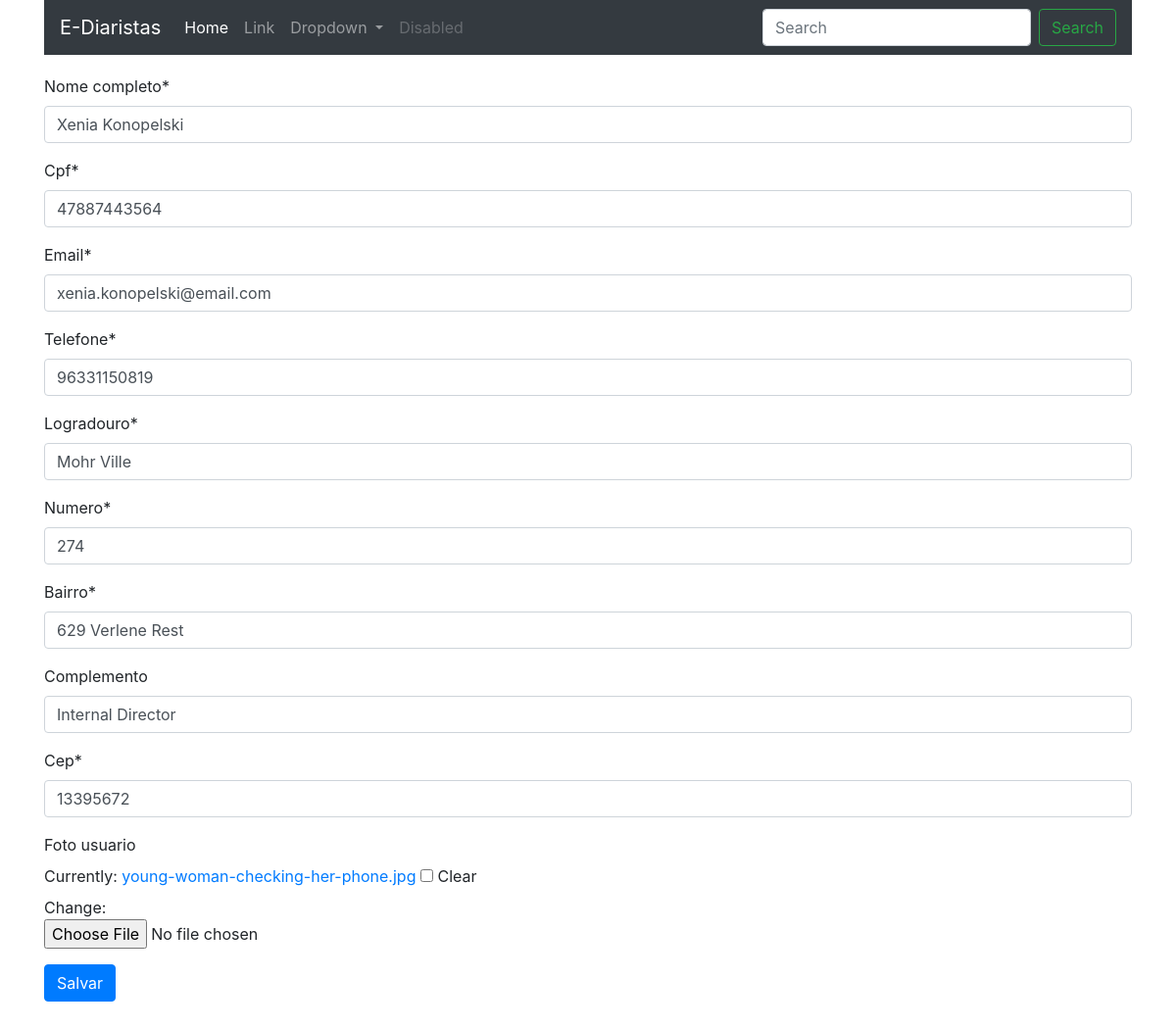
The app's page /web/editar_diarista/4 with its own data.
### web/models.py (models this page shows)
class Diarista(models.Model):
    nome_completo = models.CharField(max_length=100, null=False, blank= False)
    cpf = models.CharField(max_length=11, null=False, blank=False)
    email = models.EmailField(null=False, blank=False, unique=True)
    telefone = models.CharField(max_length=11, blank=False, null=False)
    logradouro = models.CharField(max_length=60, blank=False, null=False)
    numero = models.IntegerField(blank=False, null=False)
    bairro = models.CharField(max_length=30, blank=False, null=False)
    complemento = models.CharField(max_length=100, blank=True, null=False)
    cep = models.CharField(max_length=8, blank=False, null=False)
    estado = models.CharField(max_length=2, blank=False, null=False)
    cidade = models.CharField(max_length=30, null=False, blank=False)
    codigo_ibge = models.IntegerField(blank=False, null=False)
    foto_usuario = models.ImageField(null=False)

### web/views.py (the view)
# urls.py: path("editar_diarista/<int:id>", update_diarista, name="editar_diarista"),
def update_diarista(request, id):
    diarista = Diarista.objects.get(id=id)
    if request.method == "POST":
        diarista_form = DiaristaForm(request.POST or None, request.FILES or None,instance=diarista)
        if diarista_form.is_valid():
            diarista_form.save()
            return redirect('listar_diaristas')
    else:
        diarista_form = DiaristaForm(instance=diarista)
    return render(
        request, 'diarista_form.html',
        {"diarista_form": diarista_form, "btn_name": "Salvar", "title": "Editar Diarista"}
    )

### web/forms/diarista_form.py (shortened to what this page needs)
class DiaristaForm(forms.ModelForm):
    cpf = forms.CharField(widget=forms.TextInput(attrs={'data-mask': '000.000.000-00'}))
    cep = forms.CharField(widget=forms.TextInput(attrs={'data-mask': '00000-000'}))
    telefone = forms.CharField(widget=forms.TextInput(attrs={'data-mask': '(00) 00000-0000'}))
    foto_usuario = forms.ImageField(required=False)
    class Meta:
        model = Diarista
        exclude = ("codigo_ibge", "estado", "cidade")

### web/templates/diarista_form.html (shortened to what this page needs)
{% extends 'base.html' %}
{% load crispy_forms_tags %}
{% block conteudo %}
    <form method="post" enctype="multipart/form-data">
            {{ diarista_form|crispy }}
        <button type="submit" class="btn btn-primary">{{btn_name}}</button>
    </form>
    <div style="padding-bottom: 30px"></div>
{% endblock conteudo %}

### records on screen
Diarista: nome_completo "Xenia Konopelski", cpf "47887443564", email "xenia.konopelski@email.com", telefone "96331150819", logradouro "Mohr Ville", numero "274", bairro "629 Verlene Rest", complemento "Internal Director", cep "13395672"

### other values on screen
{{ btn_name }} "Salvar"
